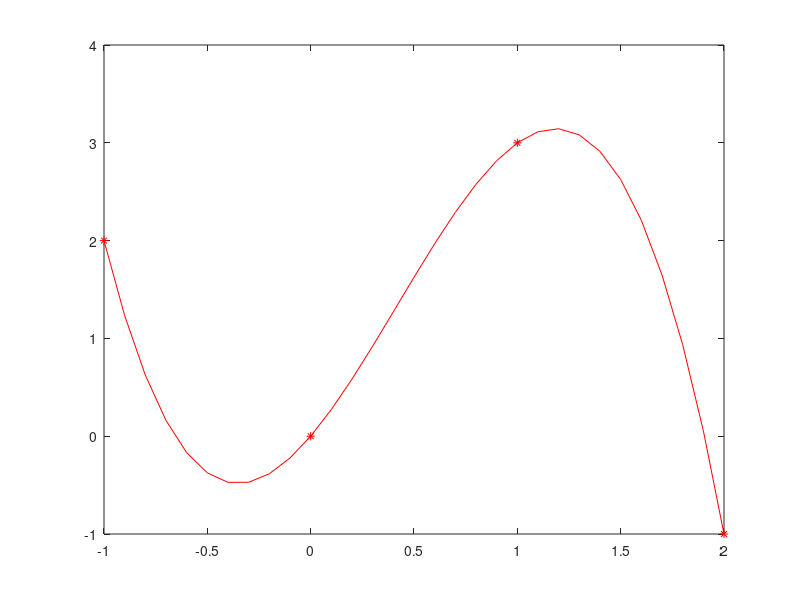

MATLAB code for this plot:
%interpolacijas polinoma Pn(x) iegusana
clc
x = [-1; 0; 1; 2];
y = [2; 0; 3; -1];
plot(x,y,'r*')

A = [
  -1 x(1) x(1).^2 x(1).^3; 
  -1 x(2) x(2).^2 x(2).^3; 
  -1 x(3) x(3).^2 x(3).^3; 
  -1 x(4) x(4).^2 x(4).^3
];

B = y;

X=A\B

hold on
x1=-1:0.1:2;
y1=X(1)+x1.*X(2)+x1.^2.*X(3)+x1.^3.*X(4);

plot(x1,y1,'r')

disp('Iegutais interpolacijas polinoms')
disp(['y=' num2str(X(1)) ' + ' num2str(X(2)) 'x + ' num2str(X(3)) 'x^2 + ' num2str(X(4)) 'x^3'])